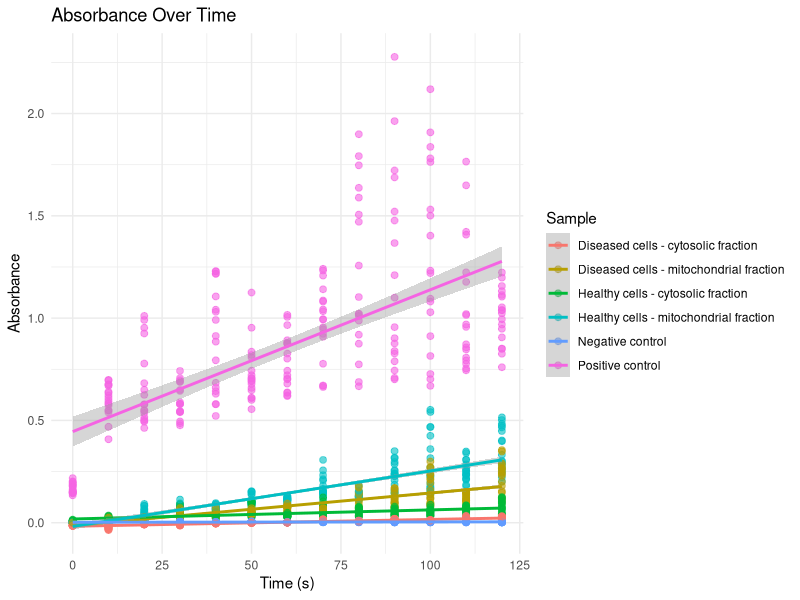
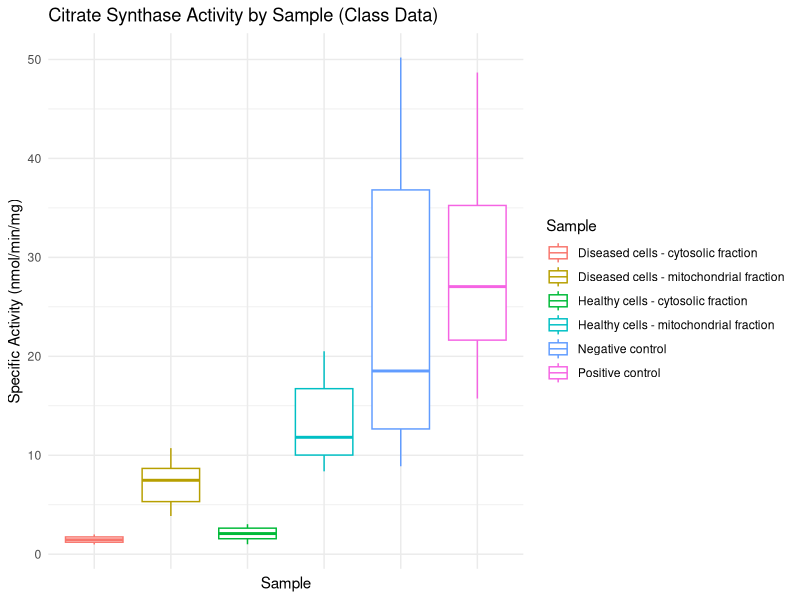
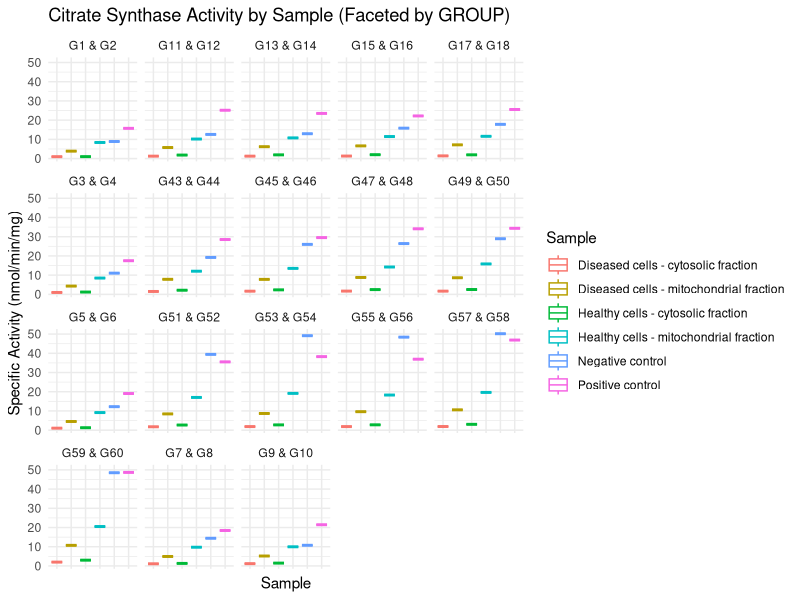
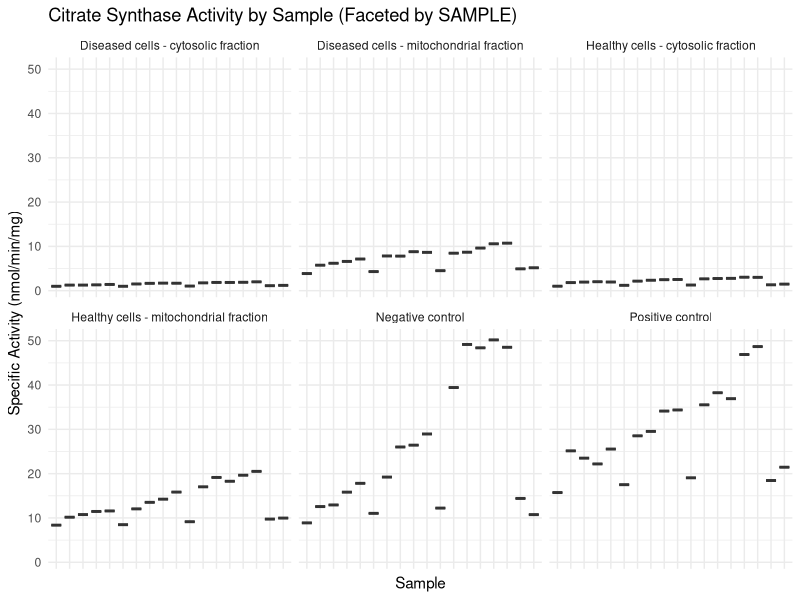

Source code (R) for these figures, in order:
## ---- chunk 1
knitr::opts_chunk$set(echo = TRUE, message = FALSE, warning = FALSE)
## ---- chunk 2
library(tidyverse)  # Loads ggplot2, dplyr, tidyr, and more
## ---- chunk 3
data <- read_csv("frac_data.csv")
head(data)
## ---- chunk 4
data_long <- data %>%
  pivot_longer(cols = c(`0`:`120`), names_to = "time", values_to = "absorbance") %>%
  mutate(time = as.numeric(time))

ggplot(data_long, aes(x = time, y = absorbance, colour = Sample)) +
  geom_point(alpha = 0.6, size = 2) +
  geom_smooth(method ='lm') +
  labs(title = "Absorbance Over Time",
       x = "Time (s)",
       y = "Absorbance") +
  theme_minimal()
## ---- chunk 5
data <- data %>%
  mutate(`concentration change(ΔC/s)` = `rate of change` / 13600)
## ---- chunk 6
data <- data %>%
  mutate(`amount TNB/s(M)` = `concentration change(ΔC/s)` * 0.001)
## ---- chunk 7
data <- data %>%
  mutate(`amount TNB/s(nM)` = `amount TNB/s(M)` * 10^9)
## ---- chunk 8
data <- data %>%
  mutate(`amount TNB/min(nM))` = `amount TNB/s(nM)` * 60)
## ---- chunk 9
data <- data %>%
  mutate(`protein amount` = as.numeric(`protein concentration`) * 0.05)
## ---- chunk 10
data <- data %>%
  mutate(specific_activity = `amount TNB/s(nM)` / `protein amount`)
## ---- chunk 11
ggplot(data, aes(x = Sample, y = specific_activity, color = Sample)) +
  geom_boxplot() +
  labs(title = "Citrate Synthase Activity by Sample (Class Data)",
       x = 'Sample',
       y = "Specific Activity (nmol/min/mg)") +
  theme_minimal() +
  theme(axis.text.x = element_blank(),
        axis.ticks.x = element_blank())
## ---- chunk 12
ggplot(data, aes(x = Sample, y = specific_activity, color = Sample)) +
  geom_boxplot() +
  labs(title = "Citrate Synthase Activity by Sample (Faceted by GROUP)",
       x = "Sample",
       y = "Specific Activity (nmol/min/mg)") +
  theme_minimal() +
  theme(axis.text.x = element_blank(),
        axis.ticks.x = element_blank()) +
  facet_wrap(~ GROUP)
## ---- chunk 13
ggplot(data, aes(x = GROUP, y = specific_activity)) +
  geom_boxplot() +
  labs(title = "Citrate Synthase Activity by Sample (Faceted by SAMPLE)",
       x = "Sample",
       y = "Specific Activity (nmol/min/mg)") +
  theme_minimal() +
  theme(axis.text.x = element_blank(),
        axis.ticks.x = element_blank()) +
  facet_wrap(~ Sample)
## ---- chunk 14
data %>%
  group_by(Sample) %>%
  summarise(mean = mean(specific_activity), sd = sd(specific_activity))
